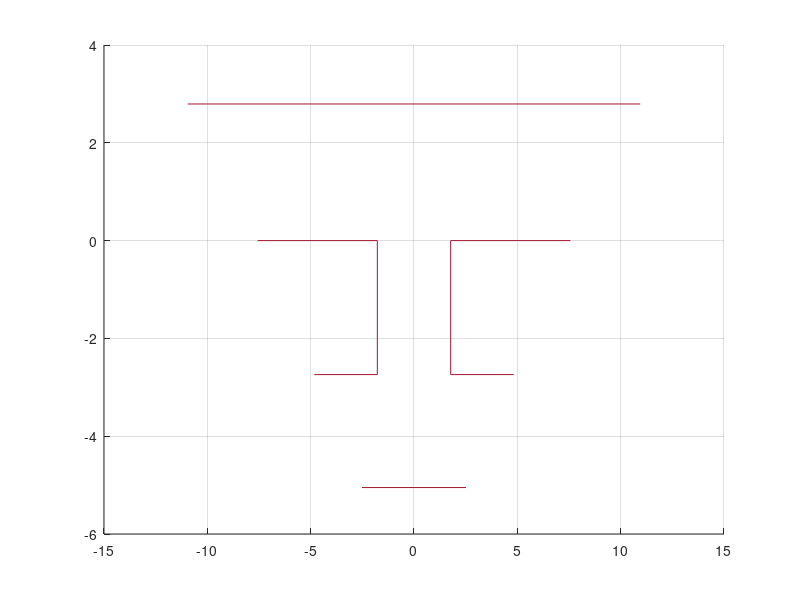

Write the MATLAB code that produced this figure.
function [ h ] = plotMap( )
%UNTITLED3 Summary of this function goes here
%   Detailed explanation goes here

h = figure();

x1 = [3.38 + 5.79 + 3.55 /2 , -3.38 - 5.79 - 3.55 / 2];
y1 = [2.794, 2.794];

x2 = [-3.55/2, -3.55/2];
y2 = [0.0, -2.74];

x3 = -x2;
y3 = y2;

x4 = [3.55/2, 3.55 / 2 + 5.79];
y4 = [0,0];

x5 = -x4;
y5 = y4;

x6 = [-3.55/2, -3.55/2-3.05];
y6 = [-2.74, -2.74];

x7 = -x6;
y7 = y6;

x8 = [5.03 / 2, -5.03/2];
y8 = [-2.74 - 2.31, -2.74 - 2.31];

C = [  0.6350    0.0780    0.1840];

hold on
plot(x1,y1,'Color',C);
plot(x2,y2,'Color',C);
plot(x3,y3,'Color',C);
plot(x4,y4,'Color',C);
plot(x5,y5,'Color',C);
plot(x6,y6,'Color',C);
plot(x7,y7,'Color',C);
plot(x8,y8,'Color',C);

grid on


end

